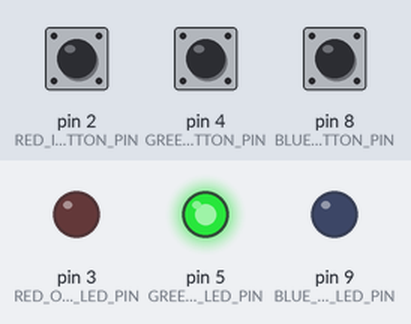
The sketch below on a simulated Arduino Uno, built with avr-gcc and run on an emulated ATmega328P. On the bench: output pins drawn as LEDs (lit = HIGH). Inputs (shaded band) come from the test bench; at power-on: pin 2 (RED_INPUT_BUTTON_PIN) LOW, pin 4 (GREEN_INPUT_BUTTON_PIN) LOW, pin 8 (BLUE_INPUT_BUTTON_PIN) HIGH.

Above: at 1.2 s.
1.3 s: pin 2 (RED_INPUT_BUTTON_PIN) pulled HIGH for 0.15 s
At 1.37 s:
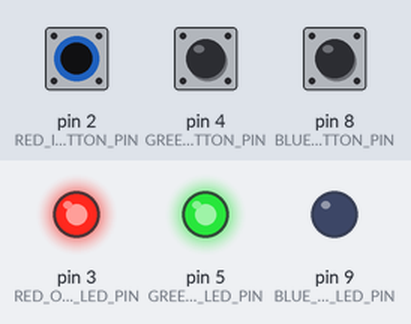
2.9 s: pin 4 (GREEN_INPUT_BUTTON_PIN) pulled HIGH for 0.15 s
At 2.97 s:
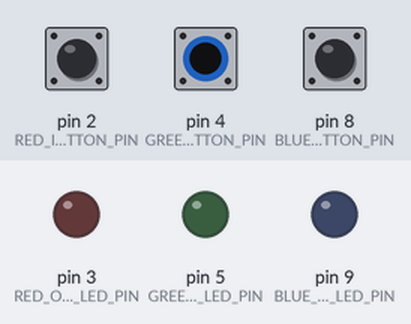
4.5 s: pin 8 (BLUE_INPUT_BUTTON_PIN) pulled LOW for 0.15 s
At 4.57 s:
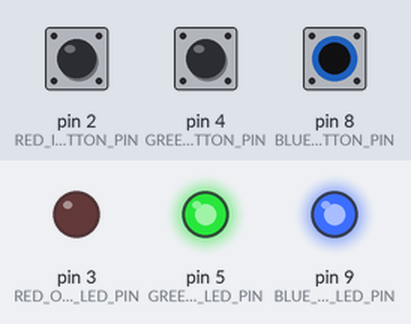
6.1 s: pin 8 (BLUE_INPUT_BUTTON_PIN) pulled LOW for 3.2 s
At 10.0 s:
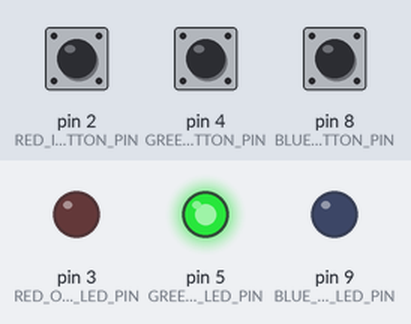
10.8 s: pin 2 (RED_INPUT_BUTTON_PIN) pulled HIGH for 3.2 s
At 11.2 s:
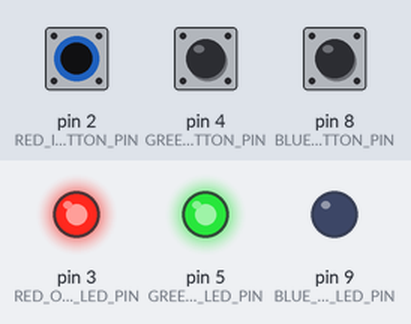
15.5 s: pin 2 (RED_INPUT_BUTTON_PIN) driven HIGH and pin 4 (GREEN_INPUT_BUTTON_PIN) driven HIGH
At 15.9 s:
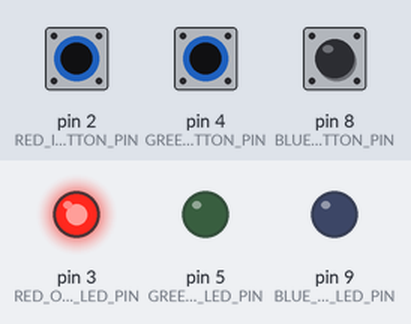
Timing chart, 0 to 18.0 s (numbered marks = the images above; inputs shaded):
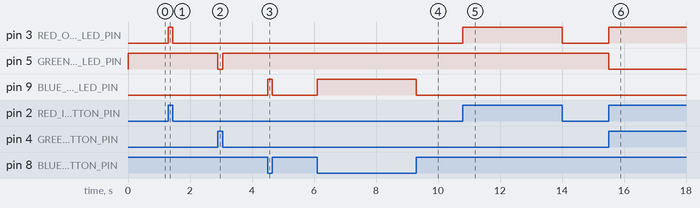

The sketch:

button_leds.ino
```cpp
const int RED_INPUT_BUTTON_PIN = 2;
const int RED_OUTPUT_LED_PIN = 3;
const int GREEN_INPUT_BUTTON_PIN = 4;
const int GREEN_OUTPUT_LED_PIN = 5;
const int BLUE_INPUT_BUTTON_PIN = 8;
const int BLUE_OUTPUT_LED_PIN = 9;

void setup()
{
  pinMode(RED_INPUT_BUTTON_PIN, INPUT);
  pinMode(RED_OUTPUT_LED_PIN, OUTPUT);
  pinMode(GREEN_INPUT_BUTTON_PIN, INPUT);
  pinMode(GREEN_OUTPUT_LED_PIN, OUTPUT);
  pinMode(BLUE_INPUT_BUTTON_PIN, INPUT_PULLUP);
  pinMode(BLUE_OUTPUT_LED_PIN, OUTPUT);
}

void loop()
{
  // read the state of the pushbutton value
  int redButtonState = digitalRead(RED_INPUT_BUTTON_PIN);
  digitalWrite(RED_OUTPUT_LED_PIN, redButtonState);

  int greenButtonState = digitalRead(GREEN_INPUT_BUTTON_PIN);
  digitalWrite(GREEN_OUTPUT_LED_PIN, !greenButtonState);

  int blueButtonState = digitalRead(BLUE_INPUT_BUTTON_PIN);
  digitalWrite(BLUE_OUTPUT_LED_PIN, !blueButtonState);
}
```

Measured:
- after the input at 1.3 s, pin 3 (RED_OUTPUT_LED_PIN): LOW → HIGH at once, → LOW 0.15 s later
- after the input at 2.9 s, pin 5 (GREEN_OUTPUT_LED_PIN): HIGH → LOW at once, → HIGH 0.15 s later
- after the input at 4.5 s, pin 9 (BLUE_OUTPUT_LED_PIN): LOW → HIGH at once, → LOW 0.15 s later
- after the input at 6.1 s, pin 9 (BLUE_OUTPUT_LED_PIN): LOW → HIGH at once, → LOW 3.2 s later
- after the input at 10.8 s, pin 3 (RED_OUTPUT_LED_PIN): LOW → HIGH at once, → LOW 3.2 s later
- after the input at 15.5 s, pin 3 (RED_OUTPUT_LED_PIN): LOW → HIGH at once; pin 5 (GREEN_OUTPUT_LED_PIN): HIGH → LOW at once
